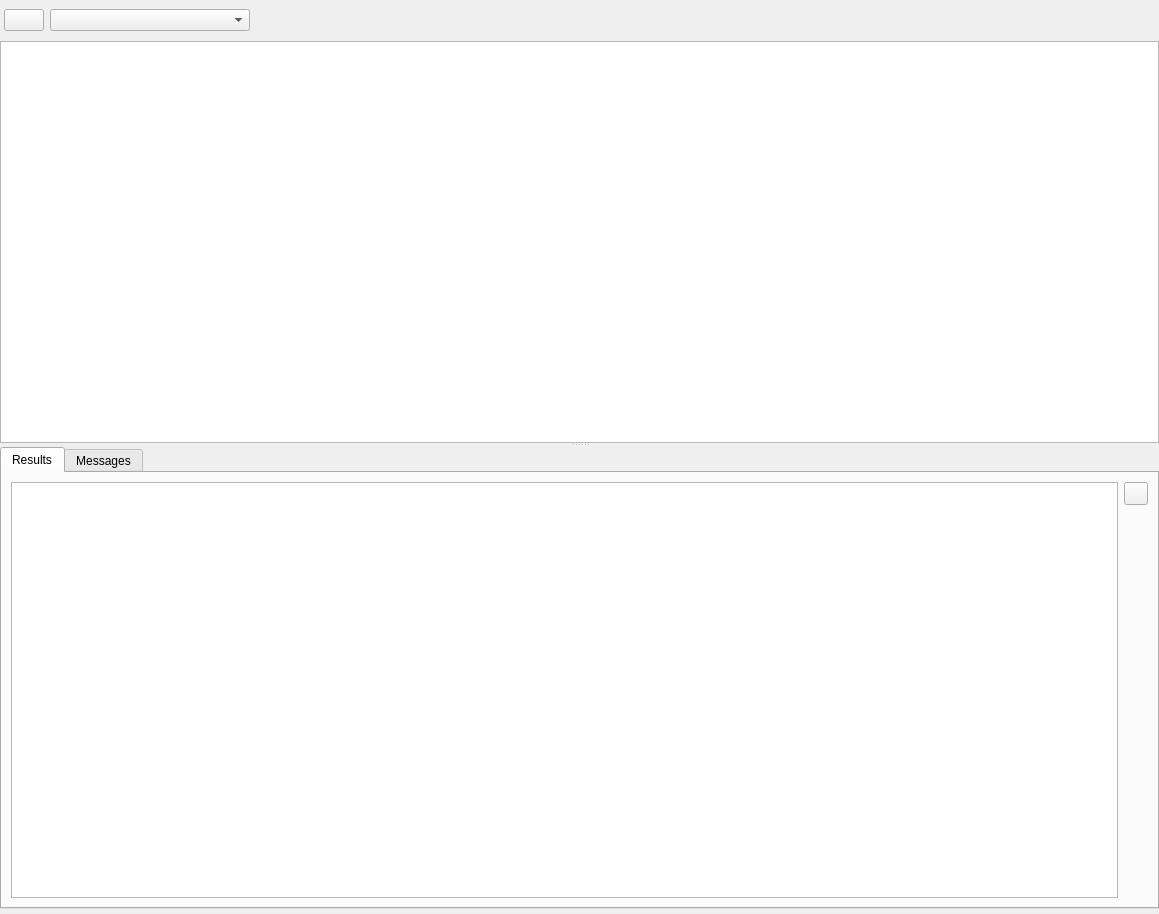
<?xml version="1.0" encoding="UTF-8"?>
<ui version="4.0">
 <class>ConnectionTab</class>
 <widget class="QWidget" name="ConnectionTab">
  <property name="geometry">
   <rect>
    <x>0</x>
    <y>0</y>
    <width>1159</width>
    <height>914</height>
   </rect>
  </property>
  <property name="windowTitle">
   <string>Form</string>
  </property>
  <layout class="QVBoxLayout" name="verticalLayout_2">
   <property name="spacing">
    <number>0</number>
   </property>
   <property name="leftMargin">
    <number>0</number>
   </property>
   <property name="topMargin">
    <number>5</number>
   </property>
   <property name="rightMargin">
    <number>0</number>
   </property>
   <property name="bottomMargin">
    <number>5</number>
   </property>
   <item>
    <widget class="QSplitter" name="splitter">
     <property name="orientation">
      <enum>Qt::Vertical</enum>
     </property>
     <widget class="QWidget" name="layoutWidget">
      <layout class="QVBoxLayout" name="verticalLayout">
       <item>
        <layout class="QHBoxLayout" name="horizontalLayout">
         <property name="leftMargin">
          <number>4</number>
         </property>
         <property name="topMargin">
          <number>4</number>
         </property>
         <property name="rightMargin">
          <number>4</number>
         </property>
         <property name="bottomMargin">
          <number>4</number>
         </property>
         <item>
          <widget class="QPushButton" name="button_selectionQuery">
           <property name="text">
            <string/>
           </property>
           <property name="icon">
            <iconset resource="../resources/icons.qrc">
             <normaloff>:/icons/silk/icons/silk/resultset_next.png</normaloff>:/icons/silk/icons/silk/resultset_next.png</iconset>
           </property>
          </widget>
         </item>
         <item>
          <widget class="QComboBox" name="comboBoxConnections">
           <property name="minimumSize">
            <size>
             <width>200</width>
             <height>0</height>
            </size>
           </property>
           <property name="maximumSize">
            <size>
             <width>200</width>
             <height>16777215</height>
            </size>
           </property>
           <property name="sizeAdjustPolicy">
            <enum>QComboBox::AdjustToMinimumContentsLength</enum>
           </property>
          </widget>
         </item>
         <item>
          <spacer name="horizontalSpacer">
           <property name="orientation">
            <enum>Qt::Horizontal</enum>
           </property>
           <property name="sizeHint" stdset="0">
            <size>
             <width>40</width>
             <height>20</height>
            </size>
           </property>
          </spacer>
         </item>
        </layout>
       </item>
       <item>
        <widget class="CodeEditor" name="codeEditor"/>
       </item>
      </layout>
     </widget>
     <widget class="QTabWidget" name="resultsTabBar">
      <property name="currentIndex">
       <number>0</number>
      </property>
      <widget class="QWidget" name="tab">
       <attribute name="title">
        <string>Results</string>
       </attribute>
       <layout class="QVBoxLayout" name="verticalLayout_3">
        <item>
         <layout class="QHBoxLayout" name="horizontalLayout_2">
          <item>
           <widget class="QTableView" name="resultsGrid"/>
          </item>
          <item>
           <layout class="QVBoxLayout" name="verticalLayout_5">
            <property name="leftMargin">
             <number>0</number>
            </property>
            <property name="topMargin">
             <number>0</number>
            </property>
            <item>
             <widget class="QToolButton" name="button_exportQueryResults">
              <property name="text">
               <string/>
              </property>
              <property name="icon">
               <iconset resource="../resources/icons.qrc">
                <normaloff>:/icons/silk/icons/silk/page_white_go.png</normaloff>:/icons/silk/icons/silk/page_white_go.png</iconset>
              </property>
             </widget>
            </item>
            <item>
             <spacer name="verticalSpacer">
              <property name="orientation">
               <enum>Qt::Vertical</enum>
              </property>
              <property name="sizeHint" stdset="0">
               <size>
                <width>20</width>
                <height>40</height>
               </size>
              </property>
             </spacer>
            </item>
           </layout>
          </item>
         </layout>
        </item>
       </layout>
      </widget>
      <widget class="QWidget" name="tab_2">
       <attribute name="title">
        <string>Messages</string>
       </attribute>
       <layout class="QVBoxLayout" name="verticalLayout_4">
        <item>
         <widget class="QPlainTextEdit" name="resultsText"/>
        </item>
       </layout>
      </widget>
     </widget>
    </widget>
   </item>
  </layout>
 </widget>
 <customwidgets>
  <customwidget>
   <class>CodeEditor</class>
   <extends>QPlainTextEdit</extends>
   <header>ui/CodeEditor.h</header>
  </customwidget>
 </customwidgets>
 <resources>
  <include location="../resources/icons.qrc"/>
 </resources>
 <connections/>
</ui>
